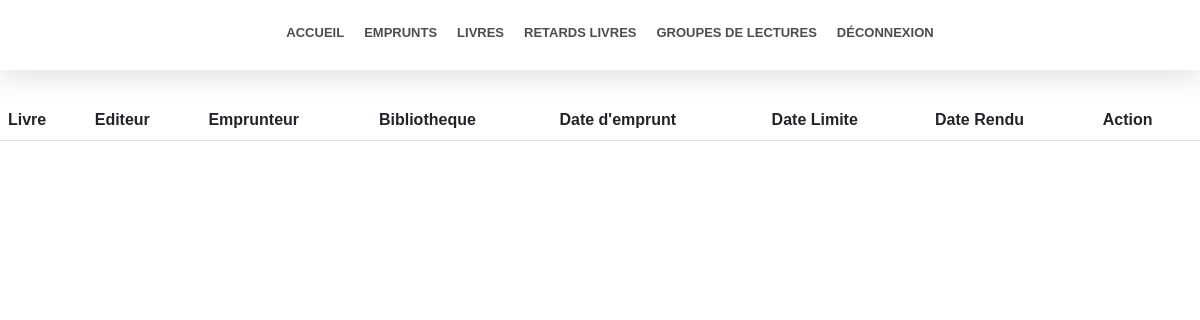
Page /libraire/emprunts (signed in) on the earlier database version.
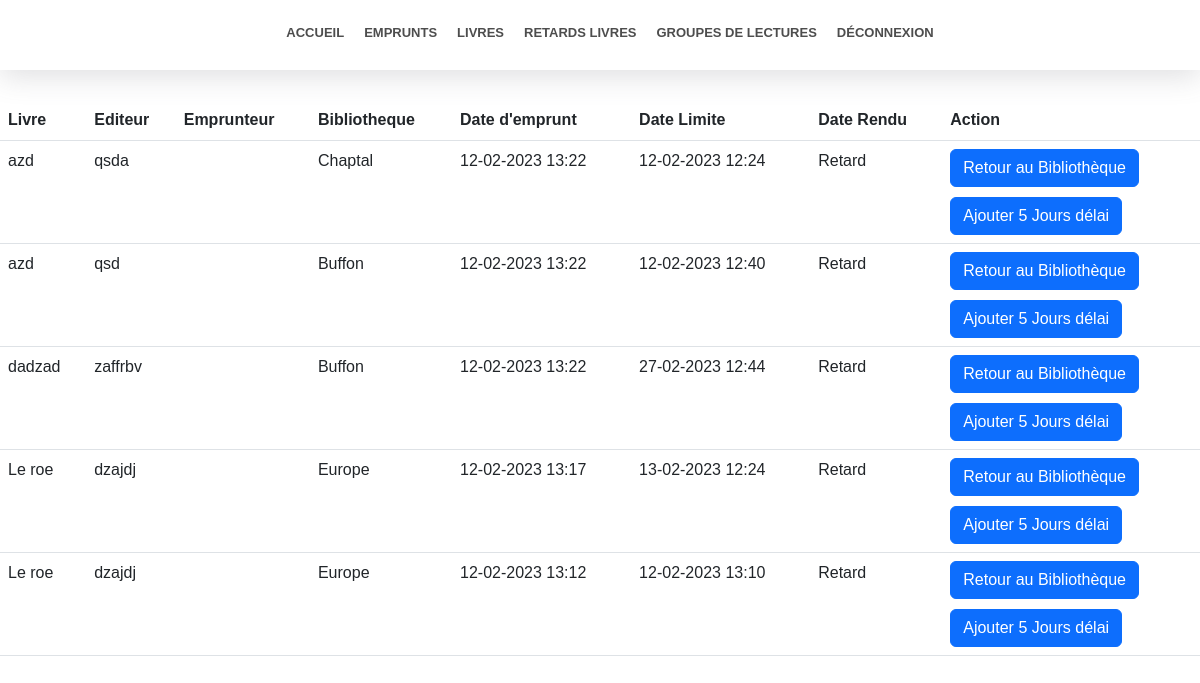
Same page on the later database version.
### accounts/models.py (models this page shows, shortened)
class Pret(models.Model):
    date = models.DateTimeField(auto_now=True)
    user = models.ForeignKey(CustomUser, on_delete=models.CASCADE)
    livre = models.ForeignKey(Livre, on_delete=models.CASCADE)
    dateend = models.DateTimeField()
    daterendu = models.DateTimeField(default=None, blank=True, null=True)

class Livre(models.Model):
    titre = models.CharField(max_length=60)
    auteur = models.CharField(max_length=60)
    jaquette = models.CharField(max_length=60)
    editeur = models.CharField(max_length=60)
    collection = models.CharField(max_length=60)
    genre = models.CharField(max_length=60)
    dispo = models.BooleanField(default=True)
    biblio = models.ForeignKey(Biliotheque, on_delete=models.CASCADE)

class Biliotheque(models.Model):
    name = models.CharField(max_length=60)
    adresse = models.CharField(max_length=60)
    ville = models.CharField(max_length=50)
    cp = models.CharField(max_length=60)

### livre/views.py (the view)
# urls.py: path('libraire/emprunts', livre_views.libraireEmprunt, name="libraire_emprunts"),
@user_passes_test(lambda u: u.is_staff, login_url='/login/')
def libraireEmprunt(request):
    context = {}
    now = datetime.now()
    context["todaynow"] = now.replace(tzinfo=pytz.utc)
    context["prets"] = Pret.objects.order_by("-date")
    return render(request, 'libraire/lesemprunts.html', context=context)

### templates/libraire/lesemprunts.html (shortened to what this page needs)
{% extends 'libraire/base-libraire.html' %}
{% block content %}
    <div style="height: 100px"></div>
    <section style="max-width: 1400px;margin: auto;">
        <table class="table">
            <thead>
                <tr>
                    <th>Livre</th>
                    <th>Editeur</th>
                    <th>Emprunteur</th>
                    <th>Bibliotheque</th>
                    <th>Date d'emprunt</th>
                    <th>Date Limite</th>
                    <th>Date Rendu</th>
                    <th>Action</th>
                </tr>
            </thead>
            <tbody>
                {% for pret in prets %}
                    <tr>
                        <td>{{ pret.livre.titre }}</td>
                        <td>{{ pret.livre.editeur }}</td>
                        <td>{{ pret.user.last_name }} {{ pret.user.first_name }}</td>
                        <td>{{ pret.livre.biblio.name }}</td>
                        <td>{{ pret.date|date:"d-m-Y H:i" }}</td>
                        <td>{{ pret.dateend|date:"d-m-Y H:i" }}</td>
                        {% if pret.daterendu %}
                            <td>{{ pret.daterendu|date:"d-m-Y H:i" }}</td>
                        {% elif pret.dateend <= todaynow %}
                            <td>Retard <iconify-icon icon="material-symbols:circle" style="color: red;" width="24" class="icone-center"></iconify-icon></td>
                        {% else %}
                            <td>Dans {{ todaynow|timesince:pret.dateend }}<iconify-icon icon="material-symbols:circle" style="color: green;" width="24" class="icone-center"></iconify-icon></td>
                        {% endif %}
                        <td>
                            {% if pret.daterendu %}
                                {% if pret.daterendu > pret.dateend %}
                                    Livre rendu en retard
                                {% else %}
                                    Livre rendu à l'heure
                                {% endif %}
                            {% else %}
                                <form method="POST" action="{% url 'rendre_livre' pret.pk  %}">
                                    <button class="btn btn-primary">
                                        Retour au Bibliothèque
                                    </button>
                                </form>
                                <div style="height: 10px;display: block"></div>
                                <form method="POST" action="{% url 'libraire_emprunt_add_time' pret.pk  %}">
                                    <button class="btn btn-primary">
                                        Ajouter 5 Jours délai
                                    </button>
                                </form>
                            {% endif %}
                        </td>
                    </tr>
                {% endfor %}
            </tbody>
        </table>
    </section>
{% endblock %}

Differences in the rows shown:
added Pret: livre.titre "azd", livre.editeur "qsda", livre.biblio.name "Chaptal", date "12-02-2023 13:22", dateend "12-02-2023 12:24", shows "Retard", shows "Retour au Bibliothèque"
added Pret: livre.titre "azd", livre.editeur "qsd", livre.biblio.name "Buffon", date "12-02-2023 13:22", dateend "12-02-2023 12:40", shows "Retard", shows "Retour au Bibliothèque"
added Pret: livre.titre "dadzad", livre.editeur "zaffrbv", livre.biblio.name "Buffon", date "12-02-2023 13:22", dateend "27-02-2023 12:44", shows "Retard", shows "Retour au Bibliothèque"
added Pret: livre.titre "Le roe", livre.editeur "dzajdj", livre.biblio.name "Europe", date "12-02-2023 13:17", dateend "13-02-2023 12:24", shows "Retard", shows "Retour au Bibliothèque"
added Pret: livre.titre "Le roe", livre.editeur "dzajdj", livre.biblio.name "Europe", date "12-02-2023 13:12", dateend "12-02-2023 13:10", shows "Retard", shows "Retour au Bibliothèque"
